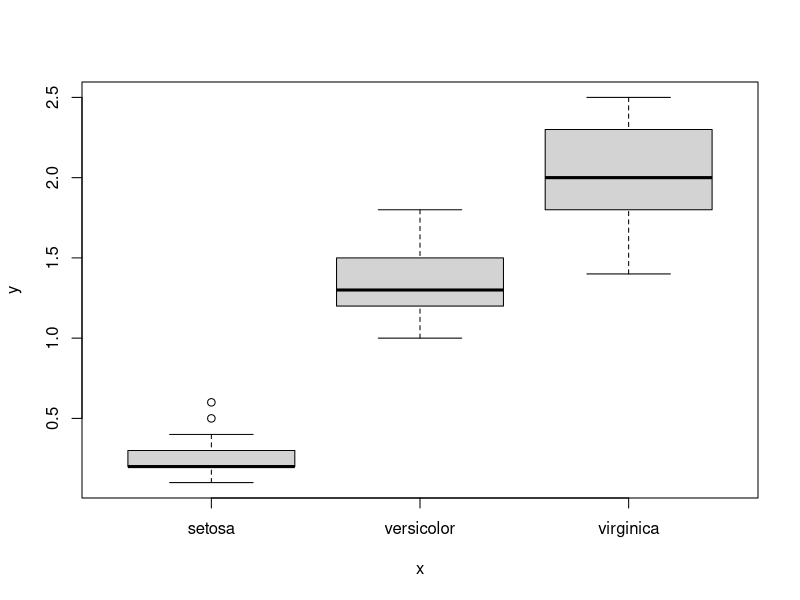
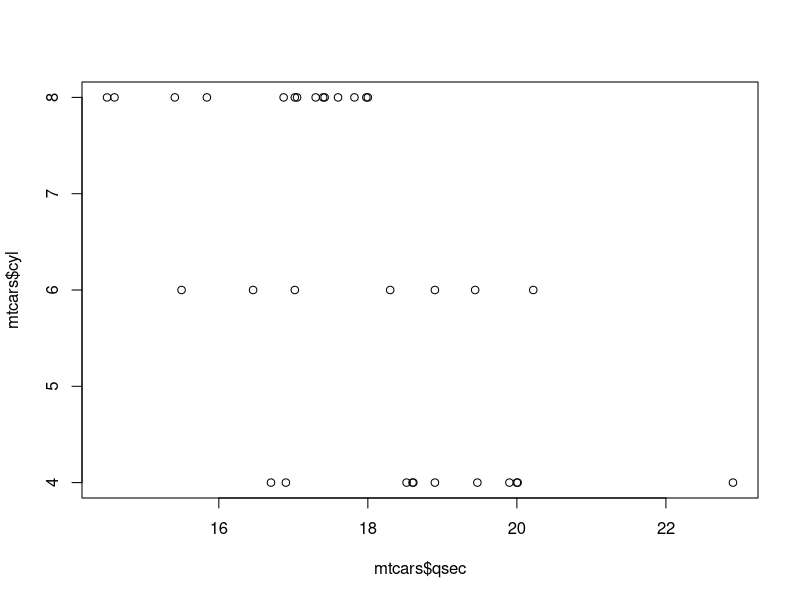
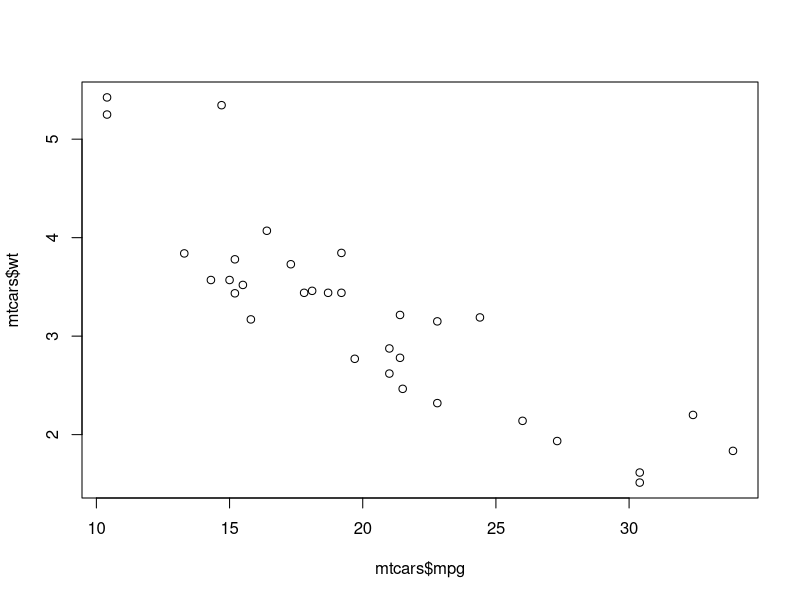

R code for these plots, in order:
## ---- chunk 1
plot(iris$Species, iris$Petal.Width)
## ---- chunk 2
plot(mtcars$qsec, mtcars$cyl)
## ---- chunk 3
plot(mtcars$mpg, mtcars$wt)
